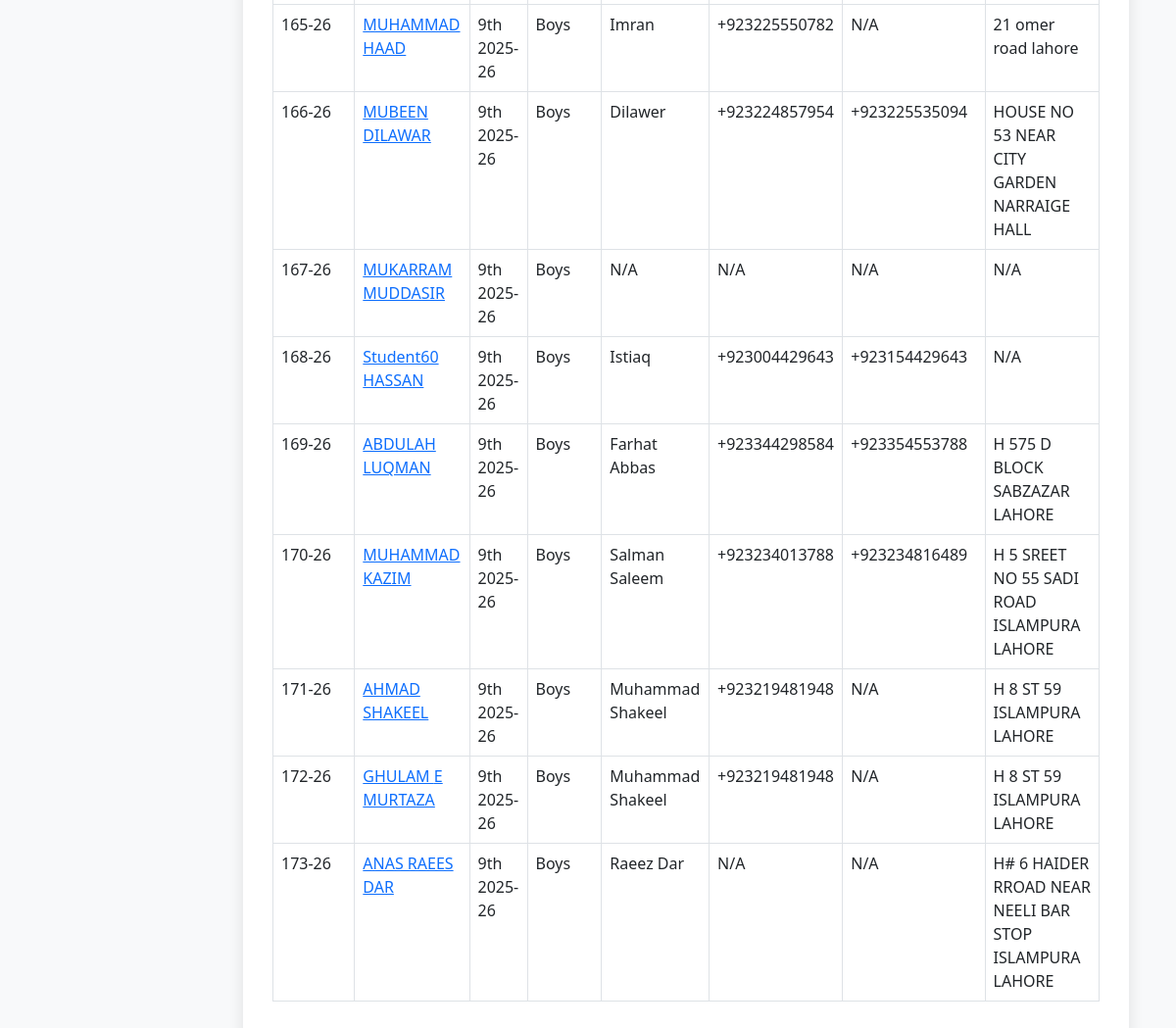
/list_students/ (signed in, lower part), run on an earlier commit of the app's database.
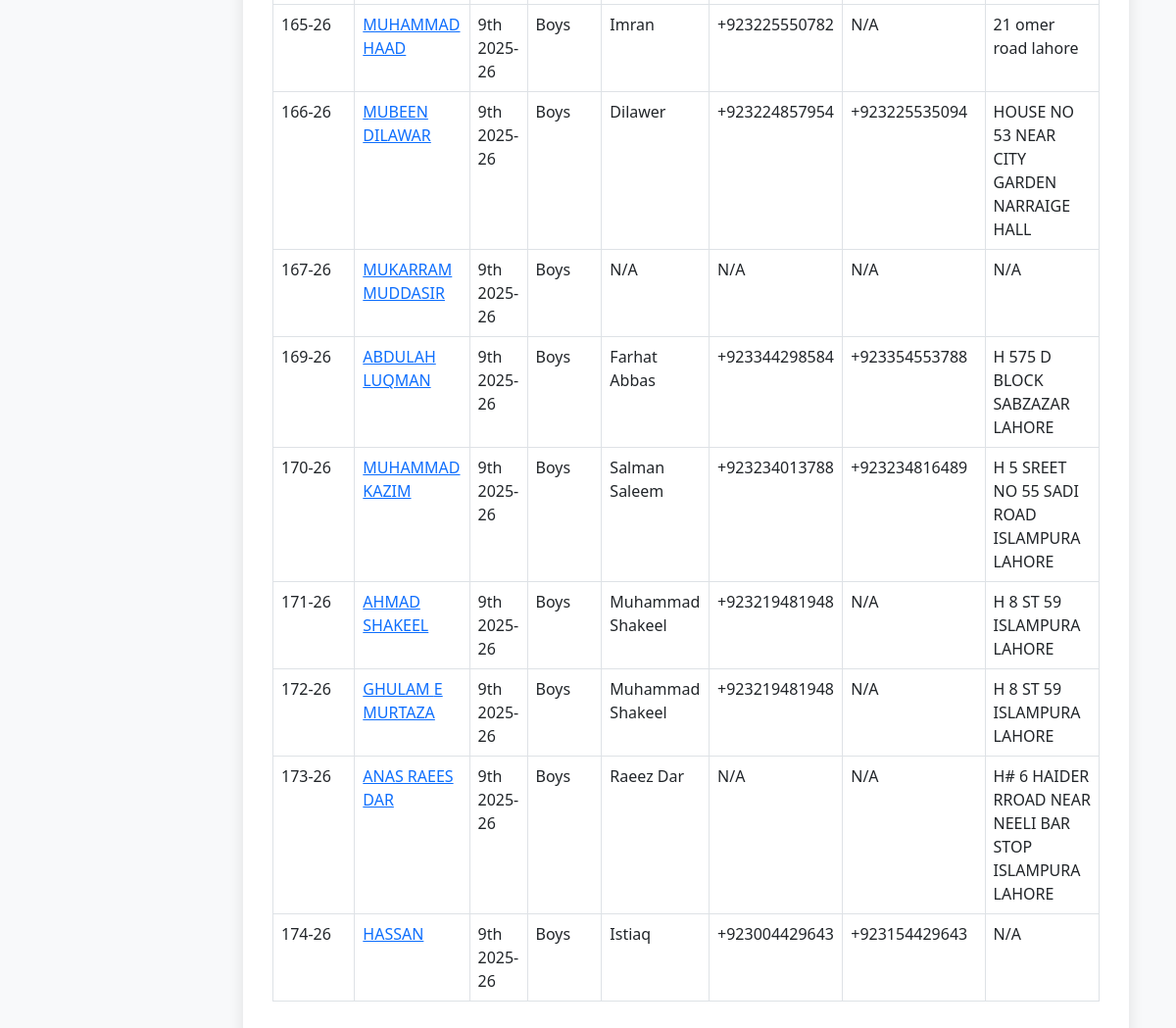
And on a later commit of the database.
### bri/models.py (models this page shows, shortened)
class Student(models.Model):
    username = models.OneToOneField(Username, on_delete=models.CASCADE, related_name='student_profile')
    std_fname = models.CharField(max_length=20)
    std_lname = models.CharField(max_length=20)
    std_dob = models.DateField()
    std_roll = models.CharField(max_length=20)
    std_class = models.ForeignKey(Class, on_delete=models.CASCADE)
    guardian_name = models.CharField(max_length=100, blank=True)
    guardian_contact1 = PhoneNumberField(blank=True, null=True)
    guardian_contact2 = PhoneNumberField(blank=True, null=True)
    address = models.TextField(blank=True, null=True)
    std_section = models.ForeignKey(Section, on_delete=models.CASCADE, null=True, blank=True)
    gender = models.CharField(max_length=10)
    discount_amount = models.IntegerField(help_text="Discount amount in PKR")
    is_active = models.BooleanField(default=True)
    profile_picture = models.ImageField(upload_to='student_pics/', blank=True, null=True)
    bform = models.CharField(max_length=20, blank=True, null=True)
    created_at = models.DateTimeField(auto_now_add=True)
    class Meta:
        unique_together = ('std_class', 'std_roll')

class Class(models.Model):
    class_name = models.CharField(max_length=15)
    is_active = models.BooleanField(default=True)
    order = models.IntegerField(default=0)
    class Meta:
        ordering = ['order', 'class_name']

class Section(models.Model):
    std_section = models.CharField(max_length=10)
    class_name = models.ForeignKey(Class, on_delete=models.CASCADE, related_name="sections")
    is_active = models.BooleanField(default=True)
    order = models.IntegerField(default=0)
    class Meta:
        ordering = ['order', 'std_section']

### bri/views.py (the view)
# urls.py: path('list_students/', views.list_students, name='list_students'),
@admin_required
def list_students(request):
    from django.utils import timezone
    from datetime import datetime, timedelta
    class_list = Class.objects.all()
    section_list = Section.objects.all()
    search_name = request.GET.get('name', '').strip()
    search_class = request.GET.get('class', '').strip()
    search_section = request.GET.get('section', '').strip()
    students = Student.objects.all().order_by('std_roll')
    if search_name:
        students = students.filter(
            Q(std_fname__icontains=search_name) |
            Q(std_lname__icontains=search_name)
        )
    if search_class:
        students = students.filter(std_class__class_name__icontains=search_class)
    if search_section.isdigit():
        students = students.filter(std_section__id=int(search_section))  # Corrected to use section ID explicitly
    if not students:
        students = []
    total_students = Student.objects.filter(is_active=True).count()
    total_classes = Class.objects.count()
    total_sections = Section.objects.count()
    new_admissions = 5
    recent_students = Student.objects.filter(is_active=True).order_by('-id')[:10]
    filters = {
        'name': search_name,
        'class': search_class,
        'section': search_section
    }
    context = {
        'students': students,
        'class_list': class_list,
        'section_list': section_list,
        'filters': filters,
        'total_students': total_students,
        'total_classes': total_classes,
        'total_sections': total_sections,
        'new_admissions': new_admissions,
        'recent_students': recent_students,
    }
    return render(request, 'List_students.html', context)

### bri/views.py (called while the page is built)
def admin_required(view_func):
    @wraps(view_func)
    def wrapper(request, *args, **kwargs):
        user_id = request.session.get('user_id')
        user_role = request.session.get('user_role')
        print(f"Admin check - user_id: {user_id}, user_role: {user_role}")
        if not user_id or user_role != 'admin':
            messages.error(request, "You need admin access to view this page.")
            return redirect('admin_dashboard')
        return view_func(request, *args, **kwargs)
    return wrapper

### bri/templates/List_students.html (shortened to what this page needs)
{% extends "students.html" %}
{% block content %}
  <table class="table table-bordered bg-white">
    <tbody>
      {% if students %}
        {% for stud in students %}
          <tr>
            <td>{{ stud.std_roll }}</td>
            <td>
              <a href="{% url 'edit_students' stud.id %}">
                {{ stud.std_fname }} {{ stud.std_lname }}
              </a>
            </td>
            <td>{{ stud.std_class.class_name }}</td>
            <td>{% if stud.std_section %}{{ stud.std_section.std_section }}{% else %}N/A{% endif %}</td>
            <td>{{ stud.guardian_name|default:"N/A" }}</td>
            <td>{{ stud.guardian_contact1|default:"N/A" }}</td>
            <td>{{ stud.guardian_contact2|default:"N/A" }}</td>
            <td>{{ stud.address|default:"N/A" }}</td>
          </tr>
        {% endfor %}
      {% else %}
        <tr><td colspan="8" class="text-center">No students found.</td></tr>
      {% endif %}
    </tbody>
  </table>
{% endblock %}

### bri/templates/students.html (shortened to what this page needs)
<!DOCTYPE html>
<html lang="en">
<head>
  <link href="https://cdn.jsdelivr.net/npm/bootstrap@5.3.0/dist/css/bootstrap.min.css" rel="stylesheet" />
  <link href="https://cdnjs.cloudflare.com/ajax/libs/font-awesome/6.0.0/css/all.min.css" rel="stylesheet">
</head>
<body>
  <div class="container-fluid">
    <div class="row">
          {% load static %}
      <div class="col-md-10 p-5">
        <div class="form-section">
          {% block content %}{% endblock %}
        </div>
      </div>
    </div>
  </div>
</body>
</html>

### bri/templates/students.html (style rules this page uses)
body { background-color: #f8f9fa; }
.form-section { background: #ffffff; padding: 30px; border-radius: 8px; box-shadow: 0 0 15px rgba(0, 0, 0, 0.1); }

What changed in the data, as far as the page shows it:
changed Student "HASSAN": std_roll "168-26" → "174-26"; std_fname "Student60" → "HASSAN"; std_lname "HASSAN" → (not shown); moves down the list
